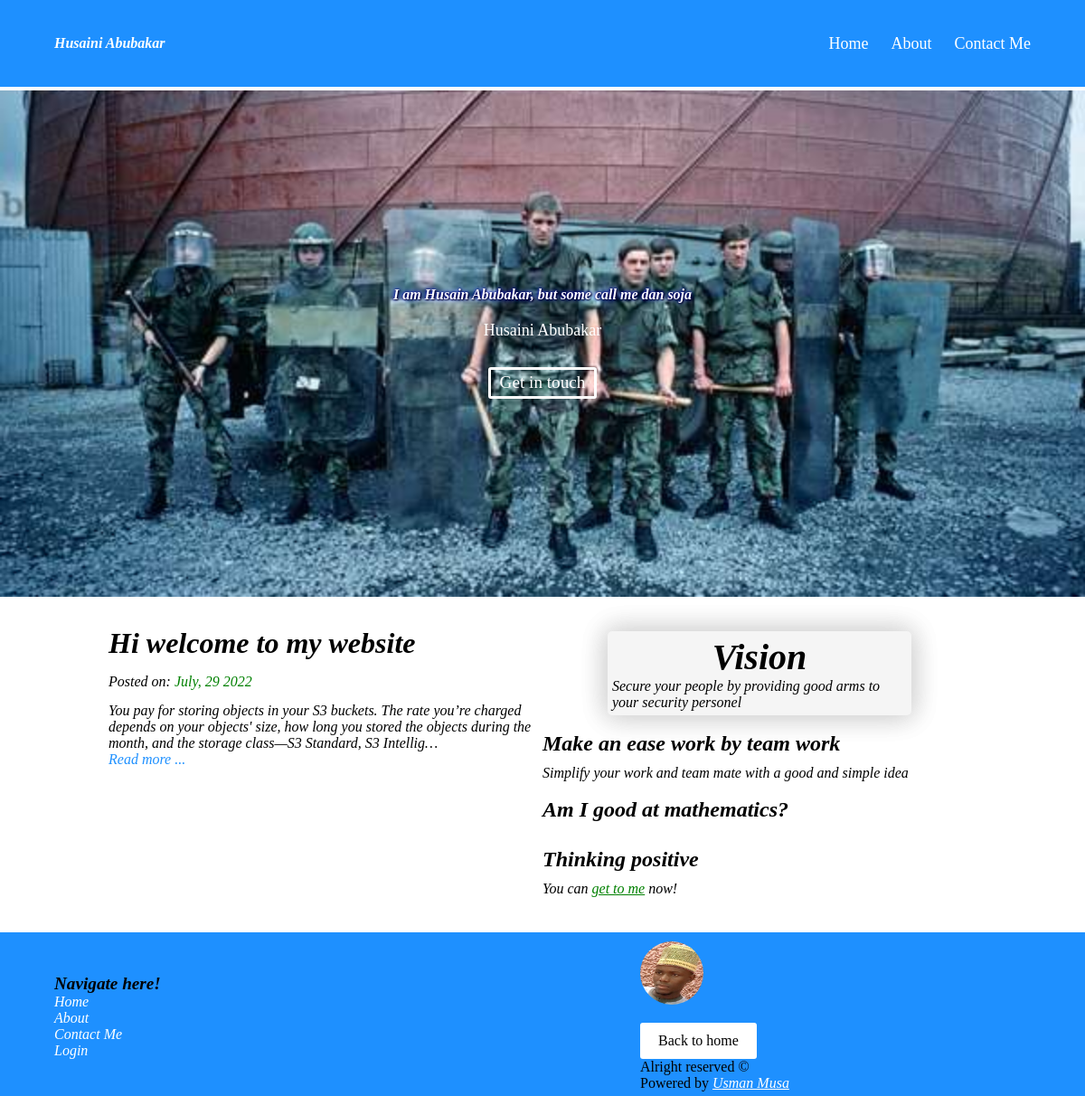
The page / on the database its author committed.
### blog/models.py (models this page shows, shortened)
class Post(models.Model):
  author = models.ForeignKey(User, on_delete=models.CASCADE)
  pub_date = models.DateTimeField(default=timezone.now)
  last_modified = models.DateTimeField(auto_now=True)
  title = models.CharField(max_length=300, blank=True, null=True)
  summary = models.TextField(blank=True, null=True)
  image = models.ImageField(blank=True, null=True, upload_to='blog_post_pic')
  image_url = models. CharField(max_length=1000000, blank=True, null=True)

### blog/views.py (the view)
# urls.py: 2. Add a URL to urlpatterns:  path('', views.home, name='home')
def home(request):
  count_1 = Message.objects.filter(is_read=False).order_by('-timestamp')
  count_2 = Comment.objects.filter(is_read=False).order_by('-timestamp')
  post_all = Post.objects.all().order_by('-pub_date')
  paginator = Paginator(post_all, 5)
  page = request.GET.get('page')
  posts = paginator.get_page(page)
  context = {
    'posts': posts,
    'count_1': count_1,
    'count_2': count_2,
  }
  return render(request, 'home.html', context)

### templates/home.html (shortened to what this page needs)
{% extends 'base.html' %}
{% load static %}
{% block main %}
<div class="main">
  <div class="main_column">
    <div class="left_main">
      <h1>I am Husain Abubakar, but some call me dan soja</h1>
      <p>Husaini Abubakar</p>
      <a href="{% url 'contact_me' %}" class="contact">Get in touch</a>
    </div>
  </div>
</div>
  <br>
  <div class="some_info">
    <div class="other">
      <div class="post_home">
        {% if posts %}
          {% for post in posts %}
            {% if post.title %}
              {% if post.title == None %}
                <a href="{% url 'post_detail' post.id %}" class="r_more">See detail</a>
                <br>
              {% else %}
                <a href="{% url 'post_detail' post.id %}" class="article">
                  <h1>{{post.title}}</h1>
                </a>
              {% endif %}
            {% else %}
              <a href="{% url 'post_detail' post.id %}" class="r_more">See detail</a>
              <br>
            {% endif %}
            <small>Posted on: <span>{{post.pub_date|date:'F, j Y'}}</span></small>
            {% if post.image_url %}
              {% if post.image_url == None %}
              {% else %}
                <div class="post_img">
                </div>
              {% endif %}
            {% endif %}
            {% if post.summary %}
              {% if post.summary|length >= 220 %}
                <p>{{post.summary|truncatechars:200}}</p>
                <a href="{% url 'post_detail' post.id %}" class="r_more">Read more ...</a>
              {% else %}
                <p>{{post.summary}}</p>
              {% endif %}
            {% endif %}
            <br>
            <br>
          {% endfor %}
        {% else %}
        <div class="highlight">
          <div class="no_notify">
            <h4>There is no post in this website</h4>
          </div>
        </div>
        {% endif %}
        <br>
      </div>
      <div class="post_home_2">
        <div class="highlight">
          <div class="highlight_inn">
            <h1>Vision</h1>
            <p>Secure your people by providing good arms to your security personel</p>
          </div>
        </div>
        <br>
        <h1 class="p_head">Make an ease work by team work</h1>
        <div class="post_img">
        </div>
        <p>Simplify your work and team mate with a good and simple idea</p>
        <br>
        <h1 class="p_head">Am I good at mathematics?</h1>
        <div class="post_img">
        </div>
        <br>
        <h1 class="p_head">Thinking positive</h1>
        <div class="post_img">
        </div>
        <p>You can <a href="{% url 'contact_me' %}" class="update">get to me</a> now!</p>
        <br>
      </div>
    </div>
  </div>
  <br>
{% endblock main %}

### templates/base.html (shortened to what this page needs)
{% load static %}
<!DOCTYPE html>
<html lang="en">
<head>
  <link rel="stylesheet" href="{% static 'home.css' %}">
</head>
<body>
  <div class="container">
    <div class="header">
      <div class="header_column">
        <div class="left_header">
          <h1 class="logo">
            <a href="{% url 'home' %}">Husaini Abubakar</a>
          </h1>
        </div>
        <div class="right_header">
          <a href="{% url 'home' %}">Home</a>
          <a href="{% url 'about' %}">About</a>
          <a href="{% url 'contact_me' %}">Contact Me</a>
        </div>
      </div>
    </div>
    {% block main %}{% endblock main %}
    <div class="foot">
      <div class="foot_main">
        <div class="left_foot">
          <p>
            Navigate here!
          </p>
          <a href="{% url 'home' %}">Home</a>
          <a href="{% url 'about' %}">About</a>
          <a href="{% url 'contact_me' %}">Contact Me</a>
          {% if request.user.is_authenticated %}
            <a href="{% url 'new_post' %}">New post</a>
            {% if count_1.count > 0 %}
              <a href="{% url 'notification' %}">You have new notification</a>
            {% elif count_2.count > 0 %}
              <a href="{% url 'notification' %}">You have new notification</a>
            {% else %}
              <a href="{% url 'notification' %}">Notification</a>
            {% endif %}
            <a href="{% url 'change_password' %}">Change password</a>
            <a href="{% url 'logout' %}">Logout</a>
          {% else %}
            <a href="{% url 'login' %}">Login</a>
          {% endif %}
        </div>
        <div class="right_foot">
          <img src="{% static 'IMG-20220730-WA0000.jpg' %}" alt="">
          <a href="#" class="h_link">Back to home</a>
          <p> Alright reserved &copy; {{the_year}}</p>
          <p>Powered by <a target="_blank" href="https://www.usmanmusa.tk">Usman Musa</a></p>
        </div>
      </div>
    </div>
  </div>
</body>
</html>

### static/home.css (style rules this page uses)
* { margin: 0; padding: 0; box-sizing: border-box; }
html, body, div, span, object, iframe, h1, h2, h3, h4, h5, h6, p, blockquote, pre, abbr, address, cite, code, del, dfn, em, img, ins, kbd, q, samp, small, strong, sub, sup, var, b, i, dl, dt, dd, ol, ul, li, fieldset, form, label, legend, table, caption, tbody, tfoot, thead, tr, th, td, article, aside, canvas, details, figcaption, figure, footer, header, hgroup, menu, nav, section, summary, time, mark, audio, video { outline:0; font-size:100%; vertical-align:baseline; background:transparent; }
a { text-decoration: none; }
body { width: 100%; background-color: white; font-family: "Roboto","Lucida Grande","DejaVu Sans","Bitstream Vera Sans", Times 'Segoe UI', Tahoma, Verdana, sans-serif, serif,Verdana,Arial,sans-serif; }
.container { width: 100%; }
.header { width: 100%; height: 12vh; top: 0; position: fixed; display: flex; justify-content: center; align-items: center; background: dodgerblue; }
.header_column { width: 90%; display: flex; justify-content: space-between; align-items: center; }
.left_header { width: 40%; }
.logo a { color: white; font-family: cursive; font-style: oblique; }
.right_header { width: 60%; display: flex; justify-content: flex-end; }
.right_header a { margin-left: 25px; color: white; font-size: large; }
.main { width: 100%; margin-top: calc(100vh - 87.5vh); display: flex; justify-content: center; background: white url('3286319.jpg') no-repeat center center/cover; }
.main_column { width: 90%; height: 70vh; display: flex; justify-content: space-between; align-items: center; }
.left_main { width: 100%; height: 100%; display: flex; flex-direction: column; justify-content: center; align-items: center; }
.left_main h1 { font-style: italic; font-family: oblique; text-shadow: 0 0 2px navy, 1px 1px 2px black, 0 0 5px blue; color: white }
.left_main p { margin-top: 20px; font-size: large; color: white; }
.contact { color: white; width: fit-content; padding: 10px; margin-top: 30px; margin-bottom: 3px; text-align: center; font-size: larger; display: flex; justify-content: center; align-items: center; height: 35px; border-radius: 3px; border: solid white 3px; }
.highlight { width: 100%; margin-top: 5px; display: flex; flex-direction: column; align-items: center; justify-content: center; }
.highlight_inn { width: 70%; padding: 5px; border-radius: 5px; display: flex; flex-direction: column; align-items: center; background-color: whitesmoke; box-shadow: 0 0 30px lightgrey, 0 0 30px lightgrey; }
.highlight_inn h1 { text-align: center; font-size: 2.5rem; }
.some_info { width: 100%; margin-top: 15px; display: flex; justify-content: center; }
.other { width: 80%; display: flex; justify-content: space-between; }
.post_home { font-style: italic; width: 50%; }
.article { margin-top: 5px; font-size: 2rem; color: black; }
.post_home small span { color: green; }
.post_img { width: 100%; padding: 5px; border-radius: 5px; display: flex; flex-direction: column; align-items: center; }
.r_more { color: dodgerblue; }
.post_home_2 { font-style: italic; width: 50%; }
.p_head { font-size: 1.5rem; }
.foot { width: 100%; display: flex; justify-content: center; margin-top: 3px; padding-bottom: 5px; padding-top: 5px; background: dodgerblue; }
.foot_main { width: 90%; display: flex; justify-content: space-between; }
.left_foot { width: 55%; margin-top: 5px; display: flex; flex-direction: column; justify-content: center; }
.left_foot p { font-family: cursive; font-style: oblique; font-weight: bold; font-size: larger; }
.left_foot a { color: white; font-family: cursive; font-style: oblique; }
.right_foot { width: 40%; margin-top: 5px; display: flex; flex-direction: column; justify-content: center; }
.right_foot img { width: 70px; height: 70px; border-radius: 50%; }
.right_foot p a { color: white; text-decoration: underline; font-style: oblique; }
.h_link { background-color: white; color: black; width: fit-content; padding: 20px; margin-top: 20px; text-align: center; display: flex; justify-content: center; align-items: center; height: 35px; border-radius: 3px; }
.update { color: green; text-decoration: underline; }

### rows shown on the page
Post: title "Hi welcome to my website", pub_date "July, 29 2022", summary "You pay for storing objects in your S3 buckets. The rate you’re charged depends on your objects' size, how long you stored the objects during the month, and the storage class—S3 Standard, S3 Intellig…"
